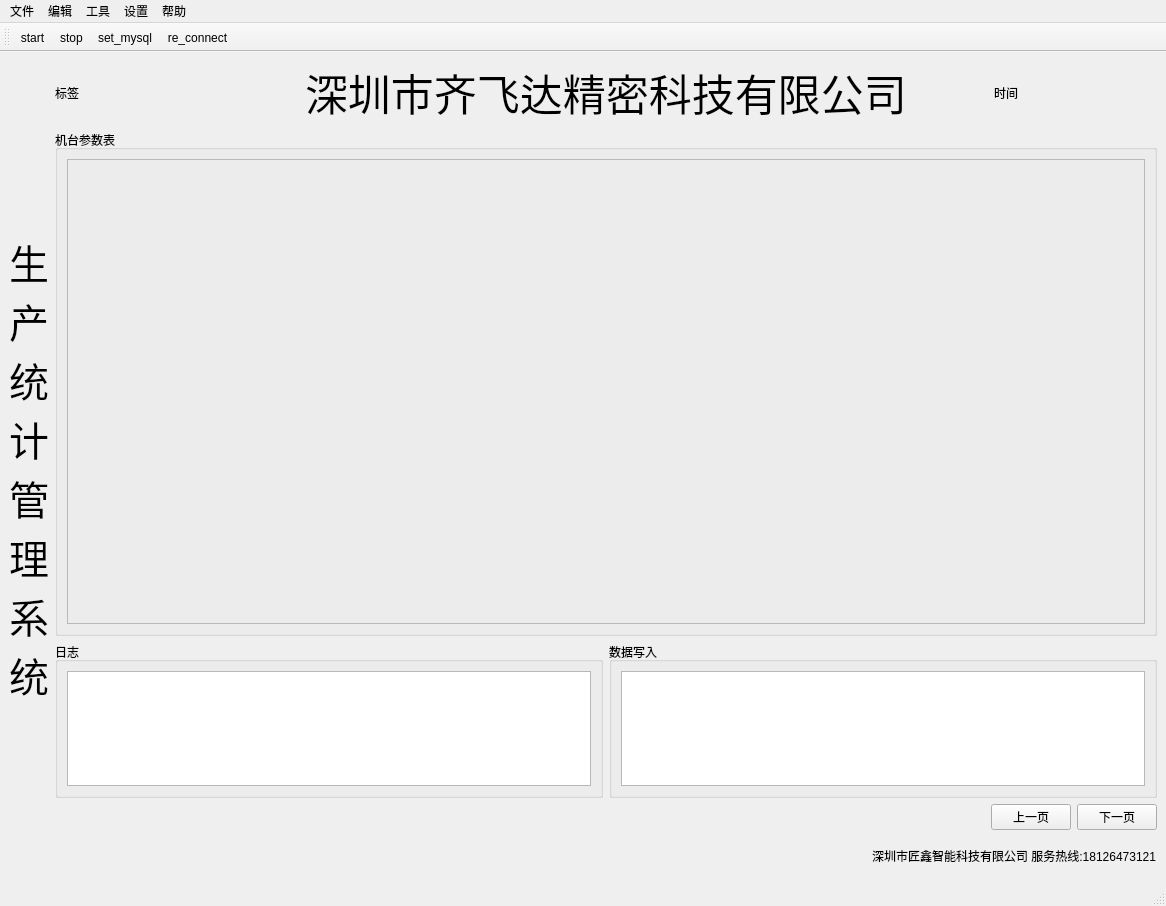
<?xml version="1.0" encoding="UTF-8"?>
<ui version="4.0">
 <class>MainWindow</class>
 <widget class="QMainWindow" name="MainWindow">
  <property name="geometry">
   <rect>
    <x>0</x>
    <y>0</y>
    <width>1166</width>
    <height>906</height>
   </rect>
  </property>
  <property name="windowTitle">
   <string>MainWindow</string>
  </property>
  <widget class="QWidget" name="centralwidget">
   <layout class="QGridLayout" name="gridLayout_4">
    <item row="0" column="0">
     <layout class="QHBoxLayout" name="horizontalLayout_5">
      <item>
       <widget class="QLabel" name="label_5">
        <property name="font">
         <font>
          <family>Arial</family>
          <pointsize>30</pointsize>
         </font>
        </property>
        <property name="text">
         <string>生
产
统
计
管
理
系
统</string>
        </property>
       </widget>
      </item>
      <item>
       <layout class="QVBoxLayout" name="verticalLayout" stretch="1,13,4,1,1">
        <item>
         <layout class="QHBoxLayout" name="horizontalLayout_3" stretch="2,1,5,1,2">
          <item>
           <widget class="QLabel" name="label_3">
            <property name="sizePolicy">
             <sizepolicy hsizetype="Preferred" vsizetype="Preferred">
              <horstretch>0</horstretch>
              <verstretch>0</verstretch>
             </sizepolicy>
            </property>
            <property name="text">
             <string>标签</string>
            </property>
           </widget>
          </item>
          <item>
           <spacer name="horizontalSpacer_3">
            <property name="orientation">
             <enum>Qt::Horizontal</enum>
            </property>
            <property name="sizeHint" stdset="0">
             <size>
              <width>40</width>
              <height>20</height>
             </size>
            </property>
           </spacer>
          </item>
          <item>
           <widget class="QLabel" name="label_2">
            <property name="font">
             <font>
              <family>Arial</family>
              <pointsize>32</pointsize>
             </font>
            </property>
            <property name="text">
             <string>深圳市齐飞达精密科技有限公司</string>
            </property>
           </widget>
          </item>
          <item>
           <spacer name="horizontalSpacer_4">
            <property name="orientation">
             <enum>Qt::Horizontal</enum>
            </property>
            <property name="sizeHint" stdset="0">
             <size>
              <width>40</width>
              <height>20</height>
             </size>
            </property>
           </spacer>
          </item>
          <item>
           <widget class="QLabel" name="label_4">
            <property name="text">
             <string>时间</string>
            </property>
           </widget>
          </item>
         </layout>
        </item>
        <item>
         <widget class="QGroupBox" name="groupBox">
          <property name="title">
           <string>机台参数表</string>
          </property>
          <layout class="QGridLayout" name="gridLayout">
           <item row="0" column="0">
            <widget class="QFrame" name="frame">
             <property name="sizePolicy">
              <sizepolicy hsizetype="Preferred" vsizetype="Preferred">
               <horstretch>0</horstretch>
               <verstretch>0</verstretch>
              </sizepolicy>
             </property>
             <property name="frameShape">
              <enum>QFrame::StyledPanel</enum>
             </property>
             <property name="frameShadow">
              <enum>QFrame::Raised</enum>
             </property>
            </widget>
           </item>
          </layout>
         </widget>
        </item>
        <item>
         <layout class="QHBoxLayout" name="horizontalLayout_4">
          <item>
           <widget class="QGroupBox" name="groupBox_2">
            <property name="title">
             <string>日志</string>
            </property>
            <layout class="QGridLayout" name="gridLayout_2">
             <item row="0" column="0">
              <widget class="QTextBrowser" name="textBrowser"/>
             </item>
            </layout>
           </widget>
          </item>
          <item>
           <widget class="QGroupBox" name="groupBox_3">
            <property name="title">
             <string>数据写入</string>
            </property>
            <layout class="QGridLayout" name="gridLayout_3">
             <item row="0" column="0">
              <widget class="QTextBrowser" name="textBrowser_2"/>
             </item>
            </layout>
           </widget>
          </item>
         </layout>
        </item>
        <item>
         <layout class="QHBoxLayout" name="horizontalLayout_2">
          <item>
           <spacer name="horizontalSpacer">
            <property name="orientation">
             <enum>Qt::Horizontal</enum>
            </property>
            <property name="sizeHint" stdset="0">
             <size>
              <width>448</width>
              <height>20</height>
             </size>
            </property>
           </spacer>
          </item>
          <item>
           <widget class="QPushButton" name="pushButton">
            <property name="text">
             <string>上一页</string>
            </property>
           </widget>
          </item>
          <item>
           <widget class="QPushButton" name="pushButton_2">
            <property name="text">
             <string>下一页</string>
            </property>
           </widget>
          </item>
         </layout>
        </item>
        <item>
         <layout class="QHBoxLayout" name="horizontalLayout">
          <item>
           <spacer name="horizontalSpacer_2">
            <property name="orientation">
             <enum>Qt::Horizontal</enum>
            </property>
            <property name="sizeHint" stdset="0">
             <size>
              <width>228</width>
              <height>20</height>
             </size>
            </property>
           </spacer>
          </item>
          <item>
           <widget class="QLabel" name="label">
            <property name="text">
             <string>深圳市匠鑫智能科技有限公司 服务热线:18126473121</string>
            </property>
           </widget>
          </item>
         </layout>
        </item>
       </layout>
      </item>
     </layout>
    </item>
   </layout>
  </widget>
  <widget class="QMenuBar" name="menubar">
   <property name="geometry">
    <rect>
     <x>0</x>
     <y>0</y>
     <width>1166</width>
     <height>26</height>
    </rect>
   </property>
   <widget class="QMenu" name="menu">
    <property name="title">
     <string>文件</string>
    </property>
   </widget>
   <widget class="QMenu" name="menu_2">
    <property name="title">
     <string>编辑</string>
    </property>
   </widget>
   <widget class="QMenu" name="menu_3">
    <property name="title">
     <string>工具</string>
    </property>
   </widget>
   <widget class="QMenu" name="menu_4">
    <property name="title">
     <string>设置</string>
    </property>
    <addaction name="action_set"/>
   </widget>
   <widget class="QMenu" name="menu_5">
    <property name="title">
     <string>帮助</string>
    </property>
   </widget>
   <addaction name="menu"/>
   <addaction name="menu_2"/>
   <addaction name="menu_3"/>
   <addaction name="menu_4"/>
   <addaction name="menu_5"/>
  </widget>
  <widget class="QStatusBar" name="statusbar"/>
  <widget class="QToolBar" name="toolBar">
   <property name="windowTitle">
    <string>toolBar</string>
   </property>
   <attribute name="toolBarArea">
    <enum>TopToolBarArea</enum>
   </attribute>
   <attribute name="toolBarBreak">
    <bool>false</bool>
   </attribute>
   <addaction name="actionstart"/>
   <addaction name="actionstop"/>
   <addaction name="actionset_mysql"/>
   <addaction name="actionre_connect"/>
  </widget>
  <action name="actionstart">
   <property name="icon">
    <iconset resource="apprcc.qrc">
     <normaloff>:/pic/img/4250/10003.ico</normaloff>:/pic/img/4250/10003.ico</iconset>
   </property>
   <property name="text">
    <string>start</string>
   </property>
   <property name="toolTip">
    <string>系统启动</string>
   </property>
  </action>
  <action name="actionstop">
   <property name="icon">
    <iconset resource="apprcc.qrc">
     <normaloff>:/pic/img/4250/10005.ico</normaloff>:/pic/img/4250/10005.ico</iconset>
   </property>
   <property name="text">
    <string>stop</string>
   </property>
   <property name="toolTip">
    <string>系统停止</string>
   </property>
  </action>
  <action name="actionset_mysql">
   <property name="icon">
    <iconset resource="apprcc.qrc">
     <normaloff>:/pic/img/4250/10009.ico</normaloff>:/pic/img/4250/10009.ico</iconset>
   </property>
   <property name="text">
    <string>set_mysql</string>
   </property>
   <property name="toolTip">
    <string>创建数据库连接</string>
   </property>
  </action>
  <action name="actionre_connect">
   <property name="icon">
    <iconset resource="apprcc.qrc">
     <normaloff>:/pic/img/4250/10006.ico</normaloff>:/pic/img/4250/10006.ico</iconset>
   </property>
   <property name="text">
    <string>re_connect</string>
   </property>
   <property name="toolTip">
    <string>系统重连</string>
   </property>
  </action>
  <action name="action_set">
   <property name="icon">
    <iconset resource="apprcc.qrc">
     <normaloff>:/pic/img/4250/10011.ico</normaloff>:/pic/img/4250/10011.ico</iconset>
   </property>
   <property name="text">
    <string>参数设置</string>
   </property>
   <property name="toolTip">
    <string>设置通讯参数</string>
   </property>
  </action>
 </widget>
 <resources>
  <include location="apprcc.qrc"/>
 </resources>
 <connections/>
</ui>
